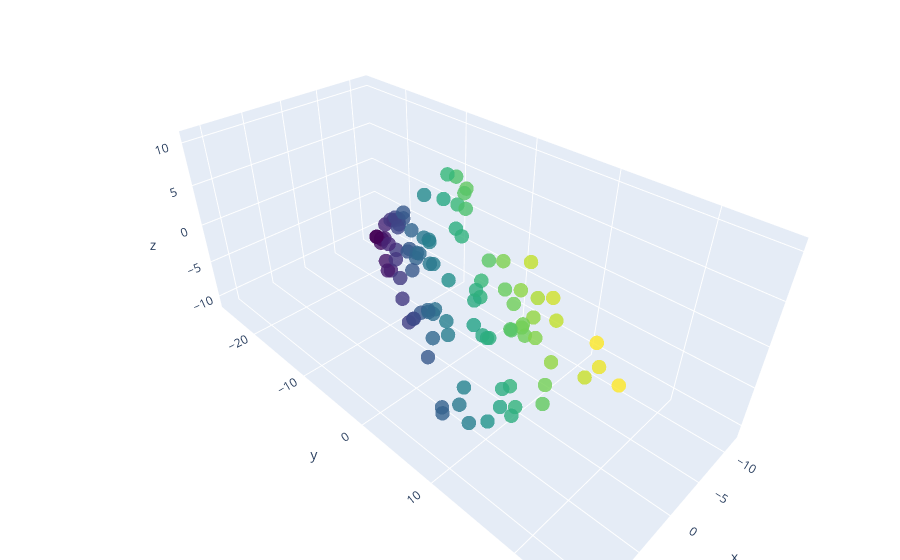

Notebook code for this chart:
### Code cell
import plotly

# Create 3D scatter plot
fig = plotly.graph_objects.Figure(data=[plotly.graph_objects.Scatter3d(
    x=points[:, 0],
    y=points[:, 1],
    z=points[:, 2],
    mode='markers',
    marker=dict(
        size=5,
        color=points[:, 2],                # set color to an array/list of desired values
        colorscale='Viridis',   # choose a colorscale
        opacity=0.8
    )
)])

fig.update_layout(margin=dict(l=0,r=0,b=0,t=0))

# Set axes titles
fig.update_layout(scene = dict(
                    xaxis_title='x',
                    yaxis_title='y',
                    zaxis_title='z'))

# Show plot
fig.show()
